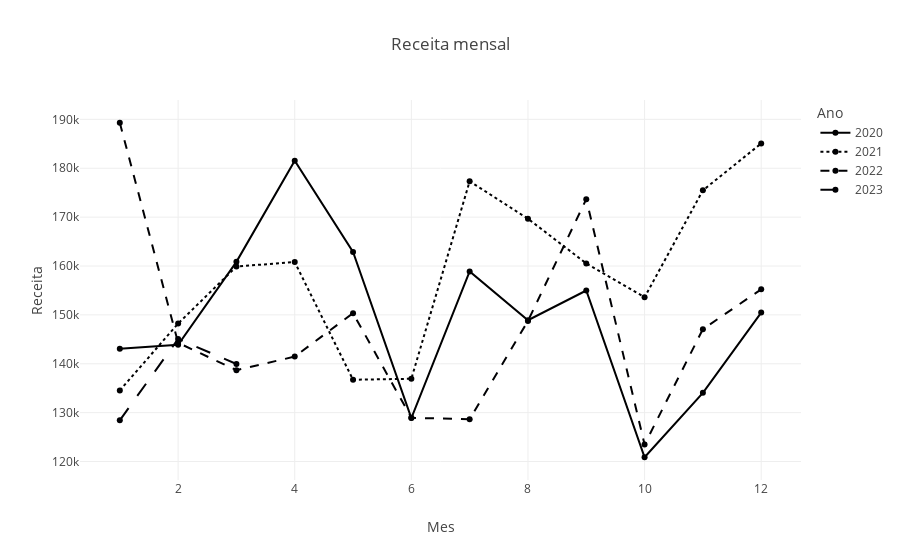

The cell this chart's notebook holds for it:
### Code cell
### Gráfico de Receita
fig_mapa_receita = px.scatter_geo(receita_estados,
                                  lat='lat', lon='lon',
                                  scope='south america',
                                  size='Preço',
                                  template='seaborn',
                                  hover_name='Local da compra',
                                  hover_data={'lat': False, 'lon': False},
                                  title='Receita por UF')

fig_receita_mensal = px.line(receita_mensal,
                             x='Mes',
                             y='Preço',
                             markers=True,
                             range_y=(0, receita_mensal.max()),
                             color='Ano',
                             line_dash='Ano',
                             title='Receita mensal')

fig_receita_mensal.update_layout(yaxis_title='Receita')

### Figure 1 — Plotly figure (JSON) as saved in the notebook; plotly's stock layout.template omitted (floating-point values rounded to 4 significant figures)
{"data": [{"hovertemplate": "Ano=2020<br>Mes=%{x}<br>Preço=%{y}<extra></extra>", "legendgroup": "2020", "line": {"color": "#000001", "dash": "solid"}, "marker": {"symbol": "circle"}, "mode": "lines+markers", "name": "2020", "orientation": "v", "showlegend": true, "x": [1, 2, 3, 4, 5, 6, 7, 8, 9, 10, 11, 12], "xaxis": "x", "y": [143100.0, 143900.0, 160800.0, 181500.0, 162900.0, 128900.0, 158900.0, 148900.0, 155000.0, 120900.0, 134100.0, 150500.0], "yaxis": "y", "type": "scatter"}, {"hovertemplate": "Ano=2021<br>Mes=%{x}<br>Preço=%{y}<extra></extra>", "legendgroup": "2021", "line": {"color": "#000002", "dash": "dot"}, "marker": {"symbol": "circle"}, "mode": "lines+markers", "name": "2021", "orientation": "v", "showlegend": true, "x": [1, 2, 3, 4, 5, 6, 7, 8, 9, 10, 11, 12], "xaxis": "x", "y": [134500.0, 148200.0, 159900.0, 160800.0, 136700.0, 136900.0, 177300.0, 169700.0, 160500.0, 153600.0, 175500.0, 185100.0], "yaxis": "y", "type": "scatter"}, {"hovertemplate": "Ano=2022<br>Mes=%{x}<br>Preço=%{y}<extra></extra>", "legendgroup": "2022", "line": {"color": "#000003", "dash": "dash"}, "marker": {"symbol": "circle"}, "mode": "lines+markers", "name": "2022", "orientation": "v", "showlegend": true, "x": [1, 2, 3, 4, 5, 6, 7, 8, 9, 10, 11, 12], "xaxis": "x", "y": [189300.0, 144300.0, 138700.0, 141500.0, 150300.0, 129000.0, 128600.0, 148800.0, 173700.0, 123500.0, 147100.0, 155200.0], "yaxis": "y", "type": "scatter"}, {"hovertemplate": "Ano=2023<br>Mes=%{x}<br>Preço=%{y}<extra></extra>", "legendgroup": "2023", "line": {"color": "#000004", "dash": "longdash"}, "marker": {"symbol": "circle"}, "mode": "lines+markers", "name": "2023", "orientation": "v", "showlegend": true, "x": [1, 2, 3], "xaxis": "x", "y": [128400.0, 145100.0, 140000.0], "yaxis": "y", "type": "scatter"}], "layout": {"xaxis": {"anchor": "y", "domain": [0.0, 1.0], "title": {"text": "Mes"}}, "yaxis": {"anchor": "x", "domain": [0.0, 1.0], "title": {"text": "Receita"}, "range": [0, ["2023-03-31T00:00:00", 189300.0, 2023, 12]]}, "legend": {"title": {"text": "Ano"}, "tracegroupgap": 0}, "title": {"text": "Receita mensal"}}}
